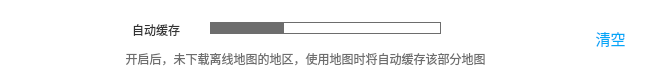
        <widget class="QWidget" name="widget_80" native="true">
         <property name="geometry">
          <rect>
           <x>0</x>
           <y>196</y>
           <width>661</width>
           <height>80</height>
          </rect>
         </property>
         <property name="styleSheet">
          <string notr="true">background-color: rgb(255, 255, 255);</string>
         </property>
         <widget class="QLabel" name="label_156">
          <property name="geometry">
           <rect>
            <x>120</x>
            <y>15</y>
            <width>72</width>
            <height>31</height>
           </rect>
          </property>
          <property name="styleSheet">
           <string notr="true">outline:0px;
font: 11pt &quot;思源黑体&quot;;
color:rgb(51, 51, 51);
border-width:0;
background: transparent;
border-style:outset;</string>
          </property>
          <property name="text">
           <string>&lt;html&gt;&lt;head/&gt;&lt;body&gt;&lt;p align=&quot;center&quot;&gt;自动缓存&lt;/p&gt;&lt;/body&gt;&lt;/html&gt;</string>
          </property>
         </widget>
         <widget class="QLabel" name="label_157">
          <property name="geometry">
           <rect>
            <x>120</x>
            <y>49</y>
            <width>371</width>
            <height>21</height>
           </rect>
          </property>
          <property name="styleSheet">
           <string notr="true">color: rgb(109, 109, 109);</string>
          </property>
          <property name="text">
           <string>&lt;html&gt;&lt;head/&gt;&lt;body&gt;&lt;p align=&quot;center&quot;&gt;开启后，未下载离线地图的地区，使用地图时将自动缓存该部分地图&lt;/p&gt;&lt;/body&gt;&lt;/html&gt;</string>
          </property>
         </widget>
         <widget class="autoSaveSlider" name="auto_save_map_2">
          <property name="geometry">
           <rect>
            <x>210</x>
            <y>20</y>
            <width>231</width>
            <height>16</height>
           </rect>
          </property>
          <property name="font">
           <font>
            <underline>false</underline>
           </font>
          </property>
          <property name="mouseTracking">
           <bool>false</bool>
          </property>
          <property name="tabletTracking">
           <bool>false</bool>
          </property>
          <property name="styleSheet">
           <string notr="true">QSlider::groove:horizontal{
background:#6D6D6D;
height:10px;
border: 1px solid #6D6D6D;
}

QSlider::add-page:horizontal{
background:white;
height:10px;
border: 1px solid #6D6D6D;
}

QSlider::sub-page:horizontal{
background:#6D6D6D;
height:10px;
border: 1px solid #6D6D6D;
}

QSlider::handle:horizontal{
width:13px;
margin-top:-3px;
margin-bottom:-3px;
}
</string>
          </property>
          <property name="maximum">
           <number>100</number>
          </property>
          <property name="value">
           <number>30</number>
          </property>
          <property name="tracking">
           <bool>true</bool>
          </property>
          <property name="orientation">
           <enum>Qt::Horizontal</enum>
          </property>
          <property name="invertedAppearance">
           <bool>false</bool>
          </property>
          <property name="invertedControls">
           <bool>false</bool>
          </property>
          <property name="tickPosition">
           <enum>QSlider::NoTicks</enum>
          </property>
         </widget>
         <widget class="QWidget" name="widget_81" native="true">
          <property name="geometry">
           <rect>
            <x>573</x>
            <y>20</y>
            <width>75</width>
            <height>36</height>
           </rect>
          </property>
          <property name="minimumSize">
           <size>
            <width>75</width>
            <height>36</height>
           </size>
          </property>
          <property name="font">
           <font>
            <pointsize>13</pointsize>
           </font>
          </property>
          <property name="styleSheet">
           <string notr="true">border-image: url(:/images/resources/images/ui/SHGCSetUp/clear.png);</string>
          </property>
          <widget class="QPushButton" name="pushButton_21">
           <property name="geometry">
            <rect>
             <x>0</x>
             <y>0</y>
             <width>75</width>
             <height>36</height>
            </rect>
           </property>
           <property name="minimumSize">
            <size>
             <width>75</width>
             <height>36</height>
            </size>
           </property>
           <property name="font">
            <font>
             <family>黑体</family>
             <pointsize>11</pointsize>
             <weight>50</weight>
             <bold>false</bold>
            </font>
           </property>
           <property name="styleSheet">
            <string notr="true">QPushButton{
background:url(); background-repeat: no-repeat;background-position:left;border:none;color:rgb(3, 168, 247);}</string>
           </property>
           <property name="text">
            <string>清空</string>
           </property>
           <property name="iconSize">
            <size>
             <width>20</width>
             <height>20</height>
            </size>
           </property>
           <property name="checkable">
            <bool>false</bool>
           </property>
           <property name="autoRepeat">
            <bool>false</bool>
           </property>
           <property name="autoExclusive">
            <bool>false</bool>
           </property>
           <property name="autoDefault">
            <bool>false</bool>
           </property>
           <property name="flat">
            <bool>false</bool>
           </property>
          </widget>
         </widget>
         <widget class="SwitchButton" name="map_save_switch_2" native="true">
          <property name="enabled">
           <bool>true</bool>
          </property>
          <property name="geometry">
           <rect>
            <x>30</x>
            <y>20</y>
            <width>80</width>
            <height>37</height>
           </rect>
          </property>
          <property name="autoFillBackground">
           <bool>false</bool>
          </property>
          <property name="styleSheet">
           <string notr="true">outline:0px;
background: transparent;
border-width:0;</string>
          </property>
          <layout class="QVBoxLayout" name="verticalLayout_31"/>
         </widget>
         <widget class="QLineEdit" name="saveMap_2">
          <property name="geometry">
           <rect>
            <x>450</x>
            <y>20</y>
            <width>111</width>
            <height>16</height>
           </rect>
          </property>
          <property name="styleSheet">
           <string notr="true">border:0px;
color: rgb(51, 51, 51);</string>
          </property>
          <property name="alignment">
           <set>Qt::AlignLeading|Qt::AlignLeft|Qt::AlignVCenter</set>
          </property>
         </widget>
        </widget>
